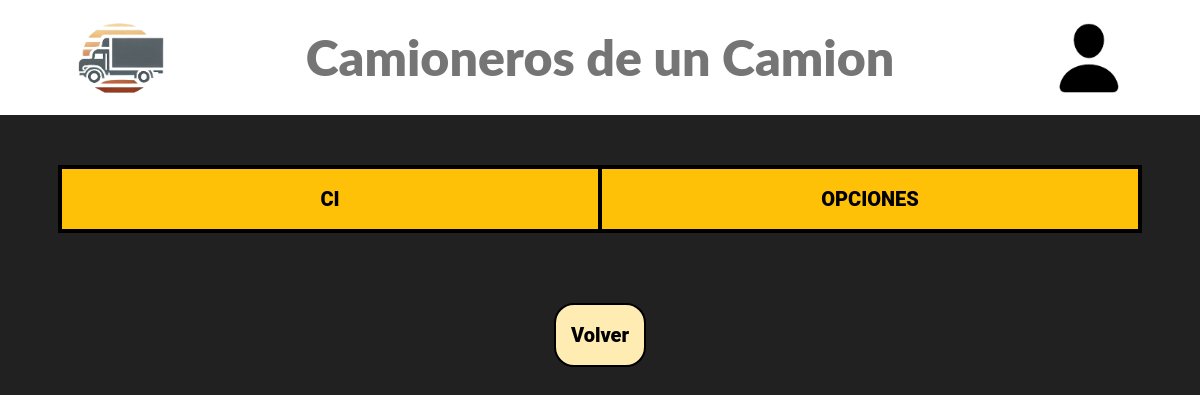
Before: /proyecto/Views/backoffice/usuarios/camionero/camioneroAC.php?matriculaV=0916KND (signed in) with the older database file.
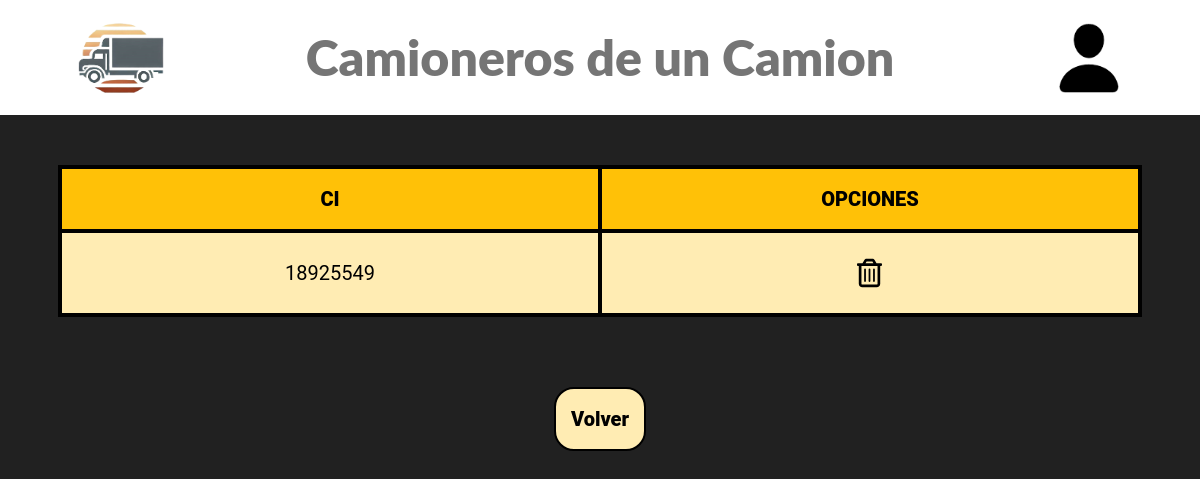
After: the same page with the newer database file.
### tables this page shows
CREATE TABLE `conduce` (
  `CIC` int(8) NOT NULL PRIMARY KEY,
  `MatriculaV` char(7) NOT NULL,
  `Demora` varchar(255),
  `fDemora` datetime
);

### proyecto/Views/backoffice/usuarios/camionero/camioneroAC.php (the view, shortened to what this page needs)
<!DOCTYPE html>
<html lang="en">
<head>
    <link rel="stylesheet" href="../../style.css">
</head>
<body>
    <div>
        <header class="header">
            <div class="header__contenedor">
                <div class="header__home">
                    <a href="../../index.php">
                        <img src="../../img/Logo_sistema.png" alt="Logo de max truck">
                    </a>
                </div>
                <div class="header__titulo">
                    <h1 data-section="camionero" data-value="titulo">Camioneros de un Camion</h1>
                </div>
                <div class="header__logo">
                    <label for="menuD" class="label"><img src="../../img/personas.png" alt="personas de max truck"></label>
                </div>
            </div>
        </header>
        <div class="info_tabla">
            <div class="tabla">
                <div class="grid2">
                    <div class="datos pFila">CI</div>
                    <div class="datos pFila" data-section="paquete" data-value="opciones">OPCIONES</div>
                    <?php
                    $conexion = new mysqli("localhost", "root", "", "ocean");
                    $sentencia = "SELECT * FROM conduce";
                    $filas = $conexion->query($sentencia);
                    foreach ($filas->fetch_all(MYSQLI_ASSOC) as $fila) {
                        $matricula = $fila['MatriculaV'];
                        if ($matricula == $_GET["matriculaV"]) {
                    ?>
                            <div class="datos"><?php echo $fila['CIC'] . " "; ?></div>
                            <div class="datos">
                                <?php
                                echo '<a href="#" onclick="confirmDelete(\''  . $fila['CIC'] . '\');">' . '<img src="../../img/eliminar.svg" alt="Imagen eliminar">' . ' </a>';
                                ?>
                            </div>
                    <?php
                        }
                    }
                    ?>
                </div>
            </div>
        </div>
        <div class="btn_tabla">
            <a class="btn" href="conduce_index.php" data-section="boton" data-value="volver">Volver</a>
        </div>
    </div>
</body>
</html>

Changed rows visible on the page:
added conduce: CIC "18925549"
